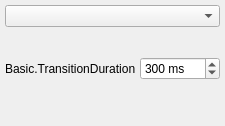
  <widget class="OBSDock" name="transitionsDock">
   <property name="windowTitle">
    <string>Basic.SceneTransitions</string>
   </property>
   <attribute name="dockWidgetArea">
    <number>8</number>
   </attribute>
   <widget class="QWidget" name="dockWidgetContents_5">
    <layout class="QVBoxLayout" name="verticalLayout_3">
     <property name="leftMargin">
      <number>4</number>
     </property>
     <property name="topMargin">
      <number>4</number>
     </property>
     <property name="rightMargin">
      <number>4</number>
     </property>
     <property name="bottomMargin">
      <number>4</number>
     </property>
     <item>
      <widget class="QWidget" name="transitionsContainer" native="true">
       <layout class="QVBoxLayout" name="verticalLayout_2">
        <property name="spacing">
         <number>4</number>
        </property>
        <property name="leftMargin">
         <number>1</number>
        </property>
        <property name="topMargin">
         <number>1</number>
        </property>
        <property name="rightMargin">
         <number>1</number>
        </property>
        <property name="bottomMargin">
         <number>2</number>
        </property>
        <item>
         <widget class="QComboBox" name="transitions">
          <property name="minimumSize">
           <size>
            <width>120</width>
            <height>0</height>
           </size>
          </property>
          <property name="accessibleName">
           <string>Transition</string>
          </property>
         </widget>
        </item>
        <item>
         <layout class="QHBoxLayout" name="horizontalLayout_4">
          <property name="spacing">
           <number>4</number>
          </property>
          <item>
           <spacer name="horizontalSpacer">
            <property name="orientation">
             <enum>Qt::Horizontal</enum>
            </property>
            <property name="sizeType">
             <enum>QSizePolicy::Expanding</enum>
            </property>
            <property name="sizeHint" stdset="0">
             <size>
              <width>40</width>
              <height>20</height>
             </size>
            </property>
           </spacer>
          </item>
          <item>
           <widget class="QPushButton" name="transitionAdd">
            <property name="sizePolicy">
             <sizepolicy hsizetype="Maximum" vsizetype="Maximum">
              <horstretch>0</horstretch>
              <verstretch>0</verstretch>
             </sizepolicy>
            </property>
            <property name="maximumSize">
             <size>
              <width>22</width>
              <height>22</height>
             </size>
            </property>
            <property name="toolTip">
             <string>Basic.AddTransition</string>
            </property>
            <property name="accessibleName">
             <string>Basic.AddTransition</string>
            </property>
            <property name="text">
             <string notr="true"/>
            </property>
            <property name="icon">
             <iconset>
              <normaloff>:/res/images/add.png</normaloff>:/res/images/add.png</iconset>
            </property>
            <property name="flat">
             <bool>true</bool>
            </property>
            <property name="themeID" stdset="0">
             <string notr="true">addIconSmall</string>
            </property>
           </widget>
          </item>
          <item>
           <widget class="QPushButton" name="transitionRemove">
            <property name="sizePolicy">
             <sizepolicy hsizetype="Maximum" vsizetype="Maximum">
              <horstretch>0</horstretch>
              <verstretch>0</verstretch>
             </sizepolicy>
            </property>
            <property name="maximumSize">
             <size>
              <width>22</width>
              <height>22</height>
             </size>
            </property>
            <property name="toolTip">
             <string>Basic.RemoveTransition</string>
            </property>
            <property name="accessibleName">
             <string>Basic.RemoveTransition</string>
            </property>
            <property name="text">
             <string notr="true"/>
            </property>
            <property name="icon">
             <iconset>
              <normaloff>:/res/images/list_remove.png</normaloff>:/res/images/list_remove.png</iconset>
            </property>
            <property name="flat">
             <bool>true</bool>
            </property>
            <property name="themeID" stdset="0">
             <string notr="true">removeIconSmall</string>
            </property>
           </widget>
          </item>
          <item>
           <widget class="QPushButton" name="transitionProps">
            <property name="sizePolicy">
             <sizepolicy hsizetype="Maximum" vsizetype="Maximum">
              <horstretch>0</horstretch>
              <verstretch>0</verstretch>
             </sizepolicy>
            </property>
            <property name="maximumSize">
             <size>
              <width>22</width>
              <height>22</height>
             </size>
            </property>
            <property name="toolTip">
             <string>Basic.TransitionProperties</string>
            </property>
            <property name="accessibleName">
             <string>Basic.TransitionProperties</string>
            </property>
            <property name="text">
             <string notr="true"/>
            </property>
            <property name="icon">
             <iconset>
              <normaloff>:/res/images/configuration21_16.png</normaloff>:/res/images/configuration21_16.png</iconset>
            </property>
            <property name="flat">
             <bool>true</bool>
            </property>
            <property name="themeID" stdset="0">
             <string notr="true">configIconSmall</string>
            </property>
           </widget>
          </item>
         </layout>
        </item>
        <item>
         <layout class="QHBoxLayout" name="horizontalLayout_3">
          <property name="spacing">
           <number>4</number>
          </property>
          <item>
           <widget class="QLabel" name="transitionDurationLabel">
            <property name="sizePolicy">
             <sizepolicy hsizetype="Maximum" vsizetype="Preferred">
              <horstretch>0</horstretch>
              <verstretch>0</verstretch>
             </sizepolicy>
            </property>
            <property name="text">
             <string>Basic.TransitionDuration</string>
            </property>
            <property name="buddy">
             <cstring>transitionDuration</cstring>
            </property>
           </widget>
          </item>
          <item>
           <widget class="QSpinBox" name="transitionDuration">
            <property name="accessibleName">
             <string>Basic.TransitionDuration</string>
            </property>
            <property name="suffix">
             <string> ms</string>
            </property>
            <property name="minimum">
             <number>2</number>
            </property>
            <property name="maximum">
             <number>10000</number>
            </property>
            <property name="singleStep">
             <number>50</number>
            </property>
            <property name="value">
             <number>300</number>
            </property>
           </widget>
          </item>
         </layout>
        </item>
        <item>
         <spacer name="verticalSpacer">
          <property name="orientation">
           <enum>Qt::Vertical</enum>
          </property>
          <property name="sizeHint" stdset="0">
           <size>
            <width>20</width>
            <height>40</height>
           </size>
          </property>
         </spacer>
        </item>
       </layout>
      </widget>
     </item>
    </layout>
   </widget>
  </widget>
